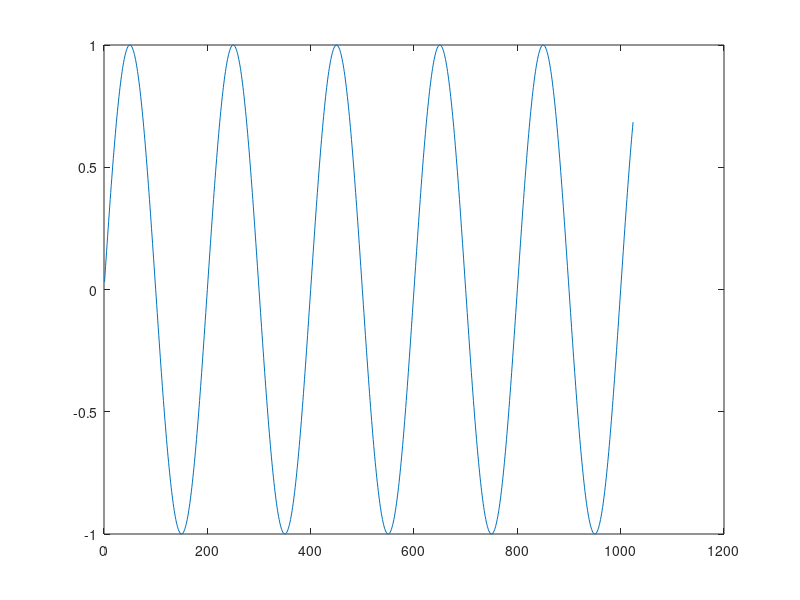

The MATLAB source for this figure:
index=0:2^14-1;
LUT=sin(2*pi*index/2^14);%14 bit wide 2^14long Look Up Table for waveform

Fref=200e6;

N=24; %Accumulator width

SampleNum = 1024;
Acc = int32(0);
FreqCtrl = int32(8.388608e+04);

Div = int32(2^24);

OutSamples = zeros(1,SampleNum);

for i = 1 : SampleNum
    
    if(i==162)
        disp('Rees')
    end
    Acc = Acc + FreqCtrl;
    
    if( Acc > Div-1)
        Acc = Acc - Div;
    end
    
    if(Acc == 0)
        Acc = 1;
    end
    
    addr=bitshift(Acc,-10);
    
    OutSamples(i) = LUT(addr + 1);
    
end

plot(1 : SampleNum,OutSamples)